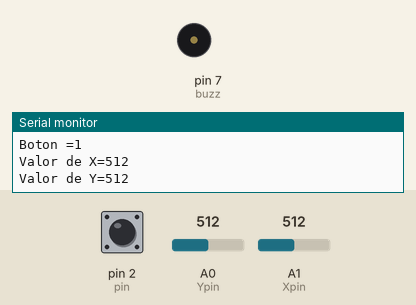
Simulated run of this sketch. Board: Arduino Uno, built with avr-gcc and run on an emulated ATmega328P. Parts: buzzer (waves = sounding, pin HIGH), the last lines printed to the serial monitor. The inputs (shaded band) are chosen by the test bench; at power-on: pin 2 (pin) HIGH, A0 (Ypin) = 512, A1 (Xpin) = 512.

Above: at 1.2 s.
1.3 s: pin 2 (pin) pulled LOW for 0.15 s
At 1.39 s:
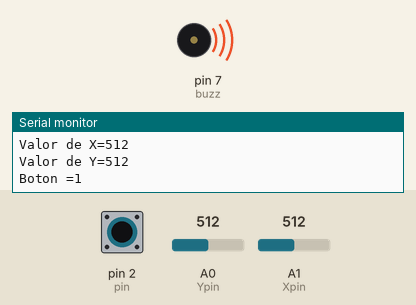
2.9 s: A0 (Ypin) set to 989
5.9 s: A0 (Ypin) set to 1009
8.9 s: A1 (Xpin) set to 104
10.4 s: A1 (Xpin) set to 95
13.4 s: pin 2 (pin) pulled LOW for 3.2 s
At 17.0 s:
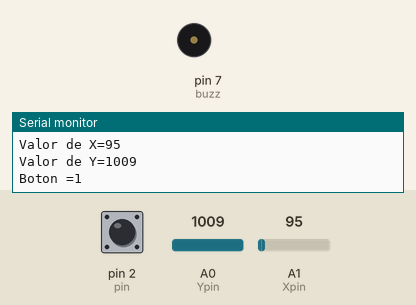
Timing chart, 0 to 18.5 s (numbered marks = the images above; inputs shaded):
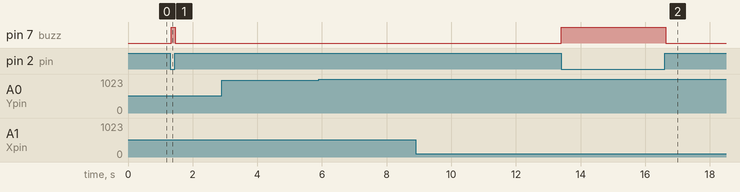

The sketch:

joystick_buzzer.ino
```cpp
int Xpin = A1;
int Ypin = A0;
int pin = 2;
int buzz = 7;
int xVal;
int yVal;
int valorpin;
void setup() {
  // put your setup code here, to run once:
  pinMode(Xpin, INPUT);
  pinMode(Ypin, INPUT);
  pinMode(pin, INPUT_PULLUP);
  pinMode(buzz, OUTPUT);
  Serial.begin(9600);
}
void loop() {
  // put your main code here, to run repeatedly:
  xVal = analogRead(Xpin);
  yVal = analogRead(Ypin);
  valorpin = digitalRead(pin);
  Serial.print("Valor de X=");
  Serial.println(xVal);
  Serial.print("Valor de Y=");
  Serial.println(yVal);
  Serial.print("Boton =");
  Serial.println(valorpin);
  ruid();
}
void ruid() {
  int valor = digitalRead(pin);
  if (valor == 0) {
    digitalWrite(buzz, HIGH);
  } else {
    digitalWrite(buzz, LOW);
  }
}
```

Measured:
- after the input at 1.3 s, pin 7 (buzz): LOW → HIGH at once, → LOW 0.13 s later
- after the input at 13.4 s, pin 7 (buzz): LOW → HIGH at once, → LOW 3.2 s later
